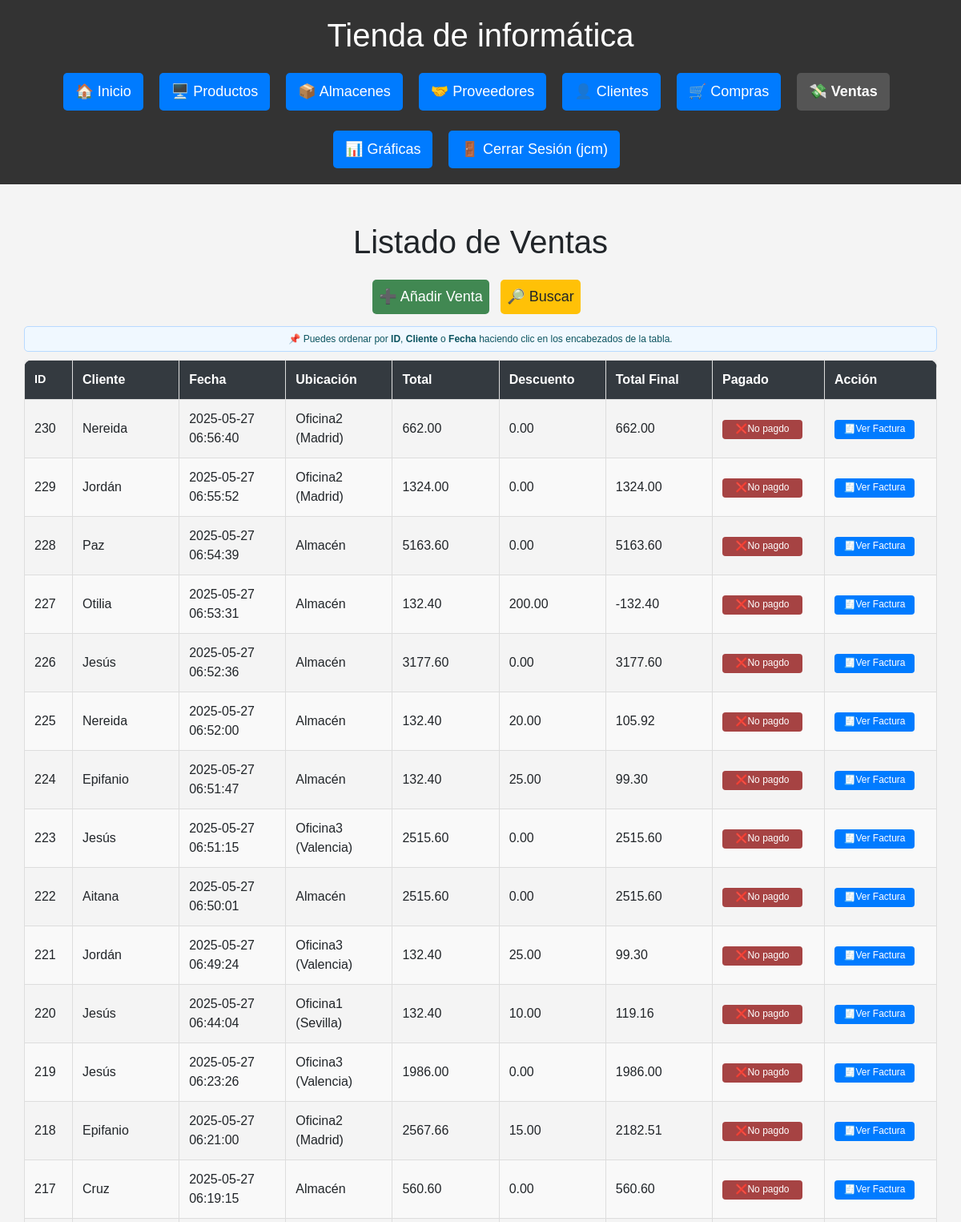
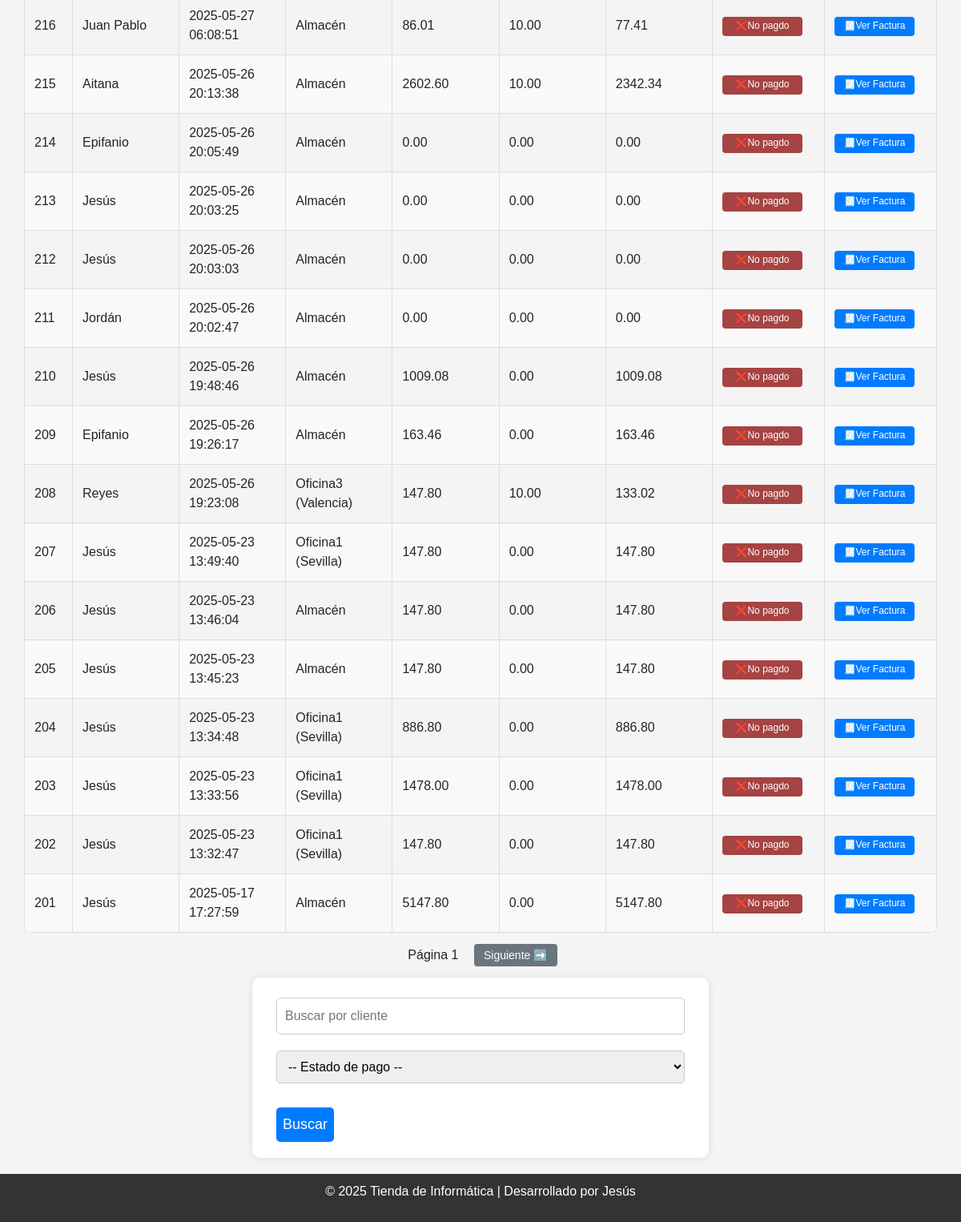
/ventas (signed in), run on the app's committed database (2 pictures, top to bottom).
### db.py (models this page shows)
class Venta(Base):
    __tablename__ = "Venta"
    id = Column(Integer, primary_key=True)
    cliente_id = Column(Integer, ForeignKey("Cliente.id"), nullable=False)
    ubicacion_id = Column(Integer, ForeignKey("Ubicacion.id"))  # NUEVO
    fecha = Column(DateTime, default=func.now())
    total = Column(Numeric(10, 2), nullable=False)
    descuento = Column(Numeric(10, 2), default=Decimal('0.00'))
    total_final = Column(Numeric(10, 2), nullable=False)
    pagado = Column(Boolean, default=False)
    cliente = relationship("Cliente", back_populates="ventas")
    detalles = relationship("DetalleVenta", back_populates="venta")
    ubicacion = relationship("Ubicacion")  # NUEVO

class Cliente(Base):
    __tablename__ = "Cliente"
    id = Column(Integer, primary_key=True)
    nombre = Column(String(150), unique=True, nullable=False)
    contacto = Column(String(150))
    telefono = Column(String(20))
    email = Column(String(150), unique=True)
    dni = Column(String(20), unique=True, nullable=False)
    direccion = Column(String(200))
    ventas = relationship("Venta", back_populates="cliente")

class Ubicacion(Base):
    __tablename__ = "Ubicacion"
    id = Column(Integer, primary_key=True)
    nombre = Column(String(100), unique=True, nullable=False)

### routes/ventas.py (the view)
@ventas_bp.route("/ventas")
@login_required
def ventas():
    cliente = request.args.get("cliente")
    pagado = request.args.get("pagado")
    pagina = int(request.args.get("pagina", 1))
    orden = request.args.get("orden", "id")
    direccion = request.args.get("direccion", "desc")
    por_pagina = 30
    query = sesion.query(Venta).join(Cliente)
    if cliente:
        query = query.filter(Cliente.nombre.ilike(f"%{cliente}%"))
    if pagado in ["0", "1"]:
        query = query.filter(Venta.pagado == bool(int(pagado)))
    def aplicar_orden(campo):
        return campo.desc() if direccion == "desc" else campo.asc()
    if orden == "cliente":
        query = query.order_by(aplicar_orden(Cliente.nombre))
    elif orden == "fecha":
        query = query.order_by(aplicar_orden(Venta.fecha))
    else:
        query = query.order_by(aplicar_orden(Venta.id))
    total_ventas = query.count()
    ventas = query.offset((pagina - 1) * por_pagina).limit(por_pagina).all()
    hay_anterior = pagina > 1
    hay_siguiente = (pagina * por_pagina) < total_ventas
    return render_template("ventas/ventas.html",
        ventas=ventas,
        pagina=pagina,
        hay_anterior=hay_anterior,
        hay_siguiente=hay_siguiente,
        cliente=cliente,
        pagado=pagado,
        orden=orden,
        direccion=direccion
    )

### db.py (called while the page is built)
def login_required(f):
    @wraps(f)
    def decorated_function(*args, **kwargs):
        if 'usuario' not in session:
            flash('Por favor, inicie sesión para acceder a esta página.', 'error')
            return redirect(url_for('login'))
        return f(*args, **kwargs)
    return decorated_function

### templates/ventas/ventas.html (shortened to what this page needs)
{% extends "base.html" %}
{% block content %}
<div class="container mt-4">
    <h1>Listado de Ventas</h1>
    <a href="{{ url_for('ventas.nueva_venta') }}" class="btn btn-add">➕ Añadir Venta</a>
    <a href="#form-busqueda" class="btn btn-add btn-search">🔎 Buscar</a>
    <div class="alerta-orden">
      📌 Puedes ordenar por <strong>ID</strong>, <strong>Cliente</strong> o <strong>Fecha</strong> haciendo clic en los encabezados de la tabla.
    </div>
    <div class="tabla-responive">
        <table class="tabla-estilizada">
            {% set nueva_direccion = 'desc' if direccion == 'asc' else 'asc' %}
            <thead>
              <tr>
                <th class="col-id">
                  <a href="{{ url_for('ventas.ventas', orden='id', direccion=nueva_direccion, cliente=cliente, pagado=pagado, pagina=pagina) }}">ID</a>
                </th>
                <th>
                  <a href="{{ url_for('ventas.ventas', orden='cliente', direccion=nueva_direccion, cliente=cliente, pagado=pagado, pagina=pagina) }}">Cliente</a>
                </th>
                <th>
                  <a href="{{ url_for('ventas.ventas', orden='fecha', direccion=nueva_direccion, cliente=cliente, pagado=pagado, pagina=pagina) }}">Fecha</a>
                </th>
                <th>Ubicación</th>
                <th>Total</th>
                <th>Descuento</th>
                <th>Total Final</th>
                <th class="col-acciones">Pagado</th>
                <th class="col-acciones">Acción</th>
              </tr>
            </thead>
            <tbody>
                {% for venta in ventas %}
                <tr>
                    <td>{{ venta.id }}</td>
                    <td>{{ venta.cliente.nombre }}</td>
                    <td>{{ venta.fecha }}</td>
                    <td>{{ venta.ubicacion.nombre if venta.ubicacion else '—' }}</td>
                    <td>{{ venta.total }}</td>
                    <td>{{ venta.descuento }}</td>
                    <td>{{ venta.total_final }}</td>
                    <td>
                        {% if venta.pagado %}
                            <button onclick="cambiarEstadoPago({{ venta.id }}, false)" class="btn-edit btn-edit-pagado ">✅<span class="texto-btn">Pagado</button>
                        {% else %}
                            <button onclick="cambiarEstadoPago({{ venta.id }}, true)" class="btn-edit btn-edit-no_pagado">❌<span class="texto-btn">No pagdo</button>
                        {% endif %}
                    </td>
                    <td>
                        <a href="{{ url_for('ventas.ver_detalle_venta', venta_id=venta.id) }}" class="btn-edit">🧾<span class="texto-btn texto-btn-borrar">Ver </span><span class="texto-btn"> Factura</span></a>
                    </td>
                </tr>
                {% endfor %}
            </tbody>
        </table>
    </div>
    <div class="paginacion mt-3">
      <span style="margin: 0 10px;">Página {{ pagina }}</span>
      {% if hay_siguiente %}
        <a href="{{ url_for('ventas.ventas', pagina=pagina+1, cliente=cliente, pagado=pagado) }}" class="btn-pagina">Siguiente ➡️</a>
      {% endif %}
    </div>
    <form method="GET" action="{{ url_for('ventas.ventas') }}" class="mt-3" id="form-busqueda">
        <input type="text" name="cliente" placeholder="Buscar por cliente">
        <select name="pagado">
            <option value="">-- Estado de pago --</option>
        </select>
        <button type="submit">Buscar</button>
    </form>
</div>
{% endblock %}

### static/estilos.css (style rules this page uses)
html, body { height: 100%; margin: 0; padding: 0; font-family: Arial, sans-serif; background-color: #f4f4f4; text-align: center; }
.container, main { width: 100%; padding: 0; margin: 0 auto; }
.alerta-orden { background-color: #f0f8ff; color: #0c5460; border: 1px solid #b8daff; padding: 6px 10px; border-radius: 5px; margin-bottom: 10px; font-size: 0.75rem; text-align: center; }
form { width: 50%; margin: 20px auto; background: white; padding: 20px 30px; border-radius: 10px; box-shadow: 0 0 10px rgba(0,0,0,0.1); text-align: left; }
form input, form textarea, form select { width: 100%; padding: 10px; margin-top: 5px; margin-bottom: 15px; border: 1px solid #ccc; border-radius: 5px; box-sizing: border-box; font-size: 16px; }
button, .btn { background: #007BFF; color: white; padding: 8px; border: none; margin-top: 15px; cursor: pointer; font-size: 18px; border-radius: 5px; transition: 0.3s; text-decoration: none; display: inline-block; margin-right: 10px; }
.btn-add { background: #418852; margin-bottom: 15px; }
.btn-pagina { background-color: #6c757d; color: white; font-size: 14px; padding: 6px 12px; border-radius: 4px; text-decoration: none; margin: 0 5px; }
.btn-edit { display: inline-block; max-width: 100px; background-color: #007BFF; color: white; padding: 4px 8px; font-size: 0.75rem; border: none; border-radius: 4px; cursor: pointer; transition: all 0.2s; text-decoration: none; white-space: nowrap; line-height: 1.3; margin: 0; box-shadow: none; width: 100% ; text-align: center; box-sizing: border-box; }
.btn-edit-no_pagado { background-color: #a64343; }
.btn-search { background-color: #ffc107; color: #212529; }
.tabla-estilizada { width: 100%; border-collapse: collapse; border-radius: 10px; overflow: hidden; box-shadow: 0 0 10px rgba(0,0,0,0.1); table-layout: fixed; }
.tabla-estilizada thead { background-color: #343a40; color: white; font-weight: bold; }
.tabla-estilizada th, .tabla-estilizada td { padding: 12px; border: 1px solid #ddd; text-align: left; max-width: 200px; word-wrap: break-word; white-space: normal; }
.tabla-estilizada tr:nth-child(even) { background-color: #f9f9f9; }
.tabla-estilizada thead th a { color: white; text-decoration: none; font-weight: bold; }
.tabla-responive { width: 100%; overflow-x: auto; -webkit-overflow-scrolling: touch; box-sizing: border-box; padding: 0 10x; }
.col-fecha, .col-id { max-width: 100px; font-size: 0.9em; white-space: nowrap; }
.col-id { max-width: 60px; width: 60px; white-space: nowrap; overflow: hidden; text-overflow: ellipsis; text-align: center; }
.col-acciones { max-width: 140px; width: 140px; text-align: center; }

### data on the page
Venta: id "230", cliente.nombre "Nereida", fecha "2025-05-27 06:56:40", ubicacion "Oficina2 (Madrid)", total "662.00", descuento "0.00", total_final "662.00"
Venta: id "229", cliente.nombre "Jordán", fecha "2025-05-27 06:55:52", ubicacion "Oficina2 (Madrid)", total "1324.00", descuento "0.00", total_final "1324.00"
Venta: id "228", cliente.nombre "Paz", fecha "2025-05-27 06:54:39", ubicacion "Almacén", total "5163.60", descuento "0.00", total_final "5163.60"
Venta: id "227", cliente.nombre "Otilia", fecha "2025-05-27 06:53:31", ubicacion "Almacén", total "132.40", descuento "200.00", total_final "-132.40"
Venta: id "226", cliente.nombre "Jesús", fecha "2025-05-27 06:52:36", ubicacion "Almacén", total "3177.60", descuento "0.00", total_final "3177.60"
Venta: id "225", cliente.nombre "Nereida", fecha "2025-05-27 06:52:00", ubicacion "Almacén", total "132.40", descuento "20.00", total_final "105.92"
Venta: id "224", cliente.nombre "Epifanio", fecha "2025-05-27 06:51:47", ubicacion "Almacén", total "132.40", descuento "25.00", total_final "99.30"
Venta: id "223", cliente.nombre "Jesús", fecha "2025-05-27 06:51:15", ubicacion "Oficina3 (Valencia)", total "2515.60", descuento "0.00", total_final "2515.60"
Venta: id "222", cliente.nombre "Aitana", fecha "2025-05-27 06:50:01", ubicacion "Almacén", total "2515.60", descuento "0.00", total_final "2515.60"
Venta: id "221", cliente.nombre "Jordán", fecha "2025-05-27 06:49:24", ubicacion "Oficina3 (Valencia)", total "132.40", descuento "25.00", total_final "99.30"
Venta: id "220", cliente.nombre "Jesús", fecha "2025-05-27 06:44:04", ubicacion "Oficina1 (Sevilla)", total "132.40", descuento "10.00", total_final "119.16"
Venta: id "219", cliente.nombre "Jesús", fecha "2025-05-27 06:23:26", ubicacion "Oficina3 (Valencia)", total "1986.00", descuento "0.00", total_final "1986.00"
Venta: id "218", cliente.nombre "Epifanio", fecha "2025-05-27 06:21:00", ubicacion "Oficina2 (Madrid)", total "2567.66", descuento "15.00", total_final "2182.51"
Venta: id "217", cliente.nombre "Cruz", fecha "2025-05-27 06:19:15", ubicacion "Almacén", total "560.60", descuento "0.00", total_final "560.60"
Venta: id "216", cliente.nombre "Juan Pablo", fecha "2025-05-27 06:08:51", ubicacion "Almacén", total "86.01", descuento "10.00", total_final "77.41"
Venta: id "215", cliente.nombre "Aitana", fecha "2025-05-26 20:13:38", ubicacion "Almacén", total "2602.60", descuento "10.00", total_final "2342.34"
Venta: id "214", cliente.nombre "Epifanio", fecha "2025-05-26 20:05:49", ubicacion "Almacén", total "0.00", descuento "0.00", total_final "0.00"
Venta: id "213", cliente.nombre "Jesús", fecha "2025-05-26 20:03:25", ubicacion "Almacén", total "0.00", descuento "0.00", total_final "0.00"
Venta: id "212", cliente.nombre "Jesús", fecha "2025-05-26 20:03:03", ubicacion "Almacén", total "0.00", descuento "0.00", total_final "0.00"
Venta: id "211", cliente.nombre "Jordán", fecha "2025-05-26 20:02:47", ubicacion "Almacén", total "0.00", descuento "0.00", total_final "0.00"
Venta: id "210", cliente.nombre "Jesús", fecha "2025-05-26 19:48:46", ubicacion "Almacén", total "1009.08", descuento "0.00", total_final "1009.08"
Venta: id "209", cliente.nombre "Epifanio", fecha "2025-05-26 19:26:17", ubicacion "Almacén", total "163.46", descuento "0.00", total_final "163.46"
Venta: id "208", cliente.nombre "Reyes", fecha "2025-05-26 19:23:08", ubicacion "Oficina3 (Valencia)", total "147.80", descuento "10.00", total_final "133.02"
Venta: id "207", cliente.nombre "Jesús", fecha "2025-05-23 13:49:40", ubicacion "Oficina1 (Sevilla)", total "147.80", descuento "0.00", total_final "147.80"
Venta: id "206", cliente.nombre "Jesús", fecha "2025-05-23 13:46:04", ubicacion "Almacén", total "147.80", descuento "0.00", total_final "147.80"
Venta: id "205", cliente.nombre "Jesús", fecha "2025-05-23 13:45:23", ubicacion "Almacén", total "147.80", descuento "0.00", total_final "147.80"
Venta: id "204", cliente.nombre "Jesús", fecha "2025-05-23 13:34:48", ubicacion "Oficina1 (Sevilla)", total "886.80", descuento "0.00", total_final "886.80"
Venta: id "203", cliente.nombre "Jesús", fecha "2025-05-23 13:33:56", ubicacion "Oficina1 (Sevilla)", total "1478.00", descuento "0.00", total_final "1478.00"
Venta: id "202", cliente.nombre "Jesús", fecha "2025-05-23 13:32:47", ubicacion "Oficina1 (Sevilla)", total "147.80", descuento "0.00", total_final "147.80"
Venta: id "201", cliente.nombre "Jesús", fecha "2025-05-17 17:27:59", ubicacion "Almacén", total "5147.80", descuento "0.00", total_final "5147.80"

### other printed values
{{ session['usuario'] }} "jcm"
{{ pagina }} "1"
